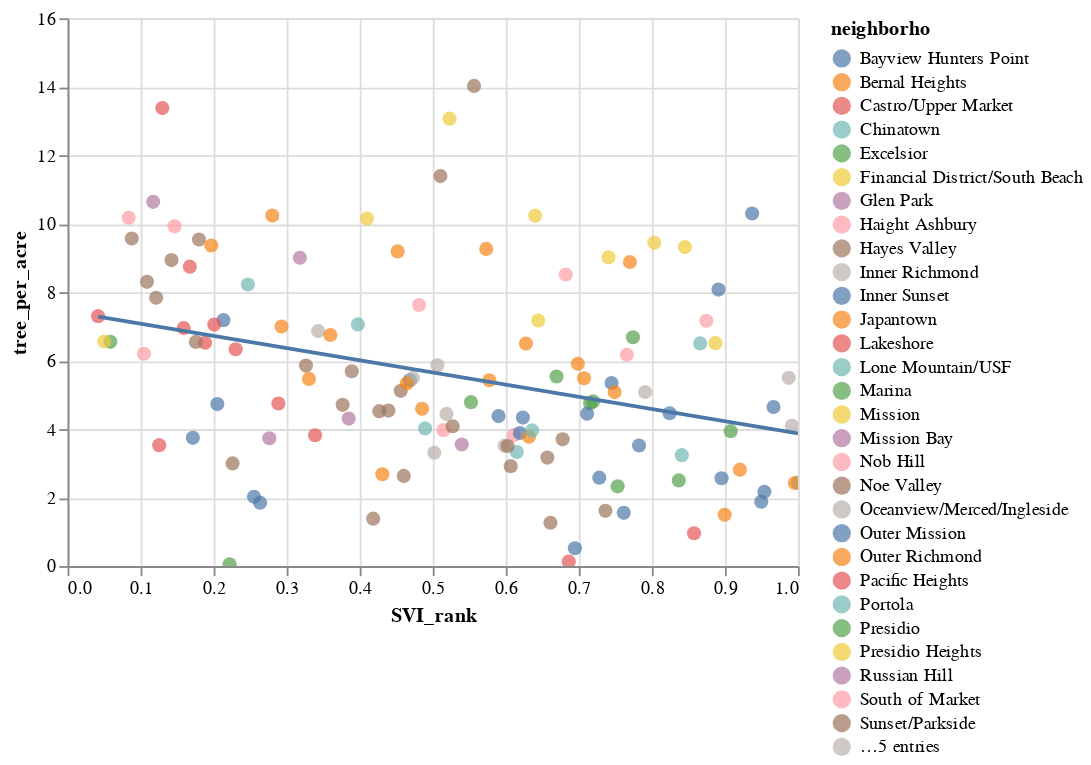

The notebook cell this image was saved under:
### Code cell
line = base.transform_regression('SVI_rank','tree_per_acre').mark_line()
(points + line).interactive()
